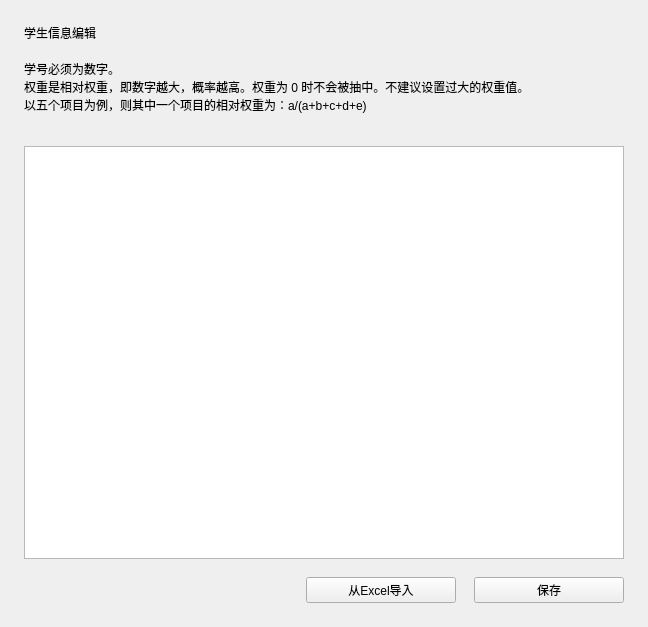
<?xml version="1.0" encoding="UTF-8"?>
<ui version="4.0">
    <class>Form</class>
    <widget class="QWidget" name="Form">
        <property name="geometry">
            <rect>
                <x>0</x>
                <y>0</y>
                <width>648</width>
                <height>627</height>
            </rect>
        </property>
        <property name="windowTitle">
            <string>Form</string>
        </property>
        <layout class="QVBoxLayout" name="verticalLayout">
            <property name="spacing">
                <number>18</number>
            </property>
            <property name="leftMargin">
                <number>24</number>
            </property>
            <property name="topMargin">
                <number>24</number>
            </property>
            <property name="rightMargin">
                <number>24</number>
            </property>
            <property name="bottomMargin">
                <number>24</number>
            </property>
            <item>
                <widget class="TitleLabel" name="TitleLabel">
                    <property name="text">
                        <string>学生信息编辑</string>
                    </property>
                </widget>
            </item>
            <item>
                <widget class="CaptionLabel" name="CaptionLabel">
                    <property name="text">
                        <string>学号必须为数字。
权重是相对权重，即数字越大，概率越高。权重为 0 时不会被抽中。不建议设置过大的权重值。
以五个项目为例，则其中一个项目的相对权重为：a/(a+b+c+d+e)
                        </string>
                    </property>
                </widget>
            </item>
            <item>
                <layout class="QHBoxLayout" name="horizontalLayout_6">
                    <property name="spacing">
                        <number>12</number>
                    </property>
                    <item>
                        <widget class="TableWidget" name="student_list">
                            <property name="sizePolicy">
                                <sizepolicy hsizetype="Preferred" vsizetype="Expanding">
                                    <horstretch>0</horstretch>
                                    <verstretch>0</verstretch>
                                </sizepolicy>
                            </property>
                            <property name="defaultDropAction">
                                <enum>Qt::IgnoreAction</enum>
                            </property>
                            <property name="alternatingRowColors">
                                <bool>true</bool>
                            </property>
                        </widget>
                    </item>
                </layout>
            </item>
            <item>
                <layout class="QHBoxLayout" name="horizontalLayout_2">
                    <item>
                        <spacer name="horizontalSpacer">
                            <property name="orientation">
                                <enum>Qt::Horizontal</enum>
                            </property>
                            <property name="sizeType">
                                <enum>QSizePolicy::Expanding</enum>
                            </property>
                            <property name="sizeHint" stdset="0">
                                <size>
                                    <width>478</width>
                                    <height>20</height>
                                </size>
                            </property>
                        </spacer>
                    </item>
                    <item>
                        <widget class="PushButton" name="import_excel">
                            <property name="sizePolicy">
                                <sizepolicy hsizetype="Fixed" vsizetype="Minimum">
                                    <horstretch>0</horstretch>
                                    <verstretch>0</verstretch>
                                </sizepolicy>
                            </property>
                            <property name="minimumSize">
                                <size>
                                    <width>150</width>
                                    <height>0</height>
                                </size>
                            </property>
                            <property name="text">
                                <string>从Excel导入</string>
                            </property>
                        </widget>
                    </item>
                    <item>
                        <widget class="PrimaryPushButton" name="save_student">
                            <property name="sizePolicy">
                                <sizepolicy hsizetype="Fixed" vsizetype="Minimum">
                                    <horstretch>0</horstretch>
                                    <verstretch>0</verstretch>
                                </sizepolicy>
                            </property>
                            <property name="minimumSize">
                                <size>
                                    <width>150</width>
                                    <height>0</height>
                                </size>
                            </property>
                            <property name="text">
                                <string>保存</string>
                            </property>
                        </widget>
                    </item>
                </layout>
            </item>
        </layout>
    </widget>
    <customwidgets>
        <customwidget>
            <class>PushButton</class>
            <extends>QPushButton</extends>
            <header>qfluentwidgets</header>
        </customwidget>
        <customwidget>
            <class>PrimaryPushButton</class>
            <extends>PushButton</extends>
            <header>qfluentwidgets</header>
        </customwidget>
        <customwidget>
            <class>TitleLabel</class>
            <extends>QLabel</extends>
            <header>qfluentwidgets</header>
        </customwidget>
        <customwidget>
            <class>TableWidget</class>
            <extends>QTableWidget</extends>
            <header>qfluentwidgets</header>
        </customwidget>
        <customwidget>
            <class>CaptionLabel</class>
            <extends>QLabel</extends>
            <header>qfluentwidgets</header>
        </customwidget>
    </customwidgets>
    <resources/>
    <connections/>
</ui>
